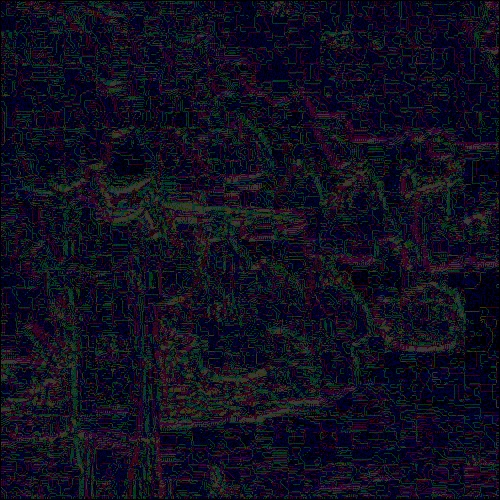
#> input picture LBP/LBP_Image/img.0.jpg, 500 x 500 px, found by its file name
$ python LBPTest.py
#> lines starting #> are read from the running program, lines starting #| are printed output that depends on the picture
#> further down, source is the input picture: shape (500, 500, 3); mean B, G, R 31.6, 15.6, 16.8
### LBP/LBP.py
import cv2
import numpy as np
import skimage.feature
import skimage.segmentation

from skimage import feature


# [45 lines left out: functions ULBP, CircularLBP, not called in this run]


def ulbp(source, P=8, R=1.0):
#> called with P = 8, R = 1
    gray = cv2.cvtColor(source, code=cv2.COLOR_BGR2GRAY)
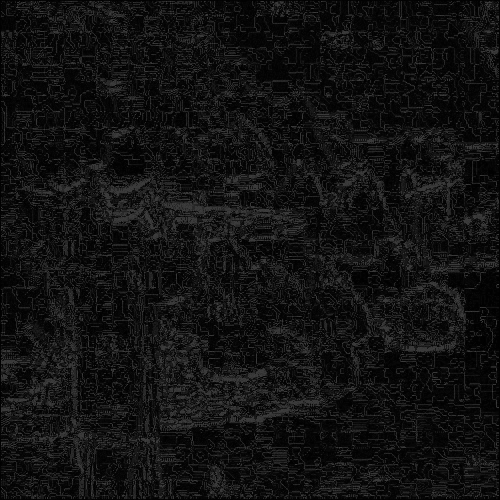
#> gray: shape (500, 500); min 0, max 66, mean 17.8
    CircularLBP = skimage.feature.local_binary_pattern(gray, P, R, 'default')
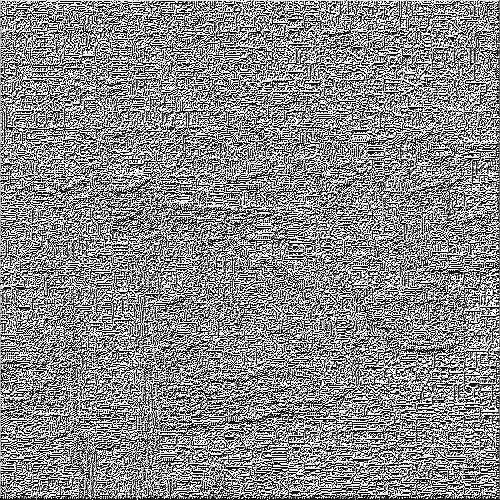
#> CircularLBP: shape (500, 500) float64; min 0, max 255, mean 137
    CircularLBP = CircularLBP.astype(np.uint8)

    height, width = source.shape[:2]
#> height = 500; width = 500

    for x in range(0, width - 1):
        for y in range(0, height - 1):
            if getHopCnt(CircularLBP[x, y]) > 2:
                CircularLBP[x, y] = P * (P - 1) + 2
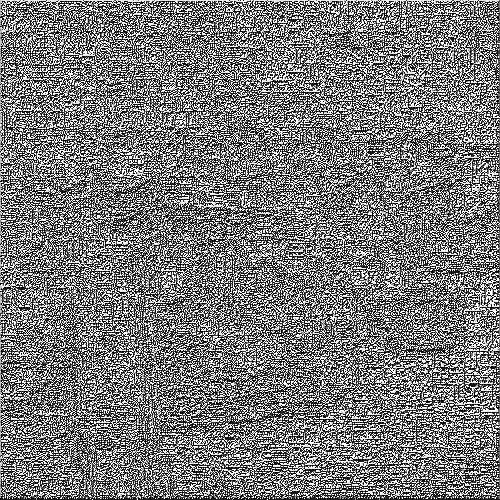
#> CircularLBP: shape (500, 500); min 0, max 255, mean 123.3

    CircularLBP = cv2.cvtColor(CircularLBP, code=cv2.COLOR_GRAY2BGR)
#> CircularLBP: shape (500, 500, 3)
    return CircularLBP


def getHopCnt(num, P=8):
    '''
    :param num:8位的整形数，0-255
    :return:
    '''
    if num > (2 ** P) - 1:
        num = (2 ** P) - 1
    elif num < 0:
        num = 0

    num_b = bin(num)
    num_b = str(num_b)[2:]

    # 补0
    if len(num_b) < P:
        temp = []
        for i in range(P - len(num_b)):
            temp.append('0')
        temp.extend(num_b)
        num_b = temp

    cnt = 0
    for i in range(P):
        if i == 0:
            former = num_b[-1]
        else:
            former = num_b[i - 1]
        if former == num_b[i]:
            pass
        else:
            cnt += 1

    return cnt

### LBP/LBPTest.py
import cv2
import numpy as np

import LBP


# show the image in windows.
def show_image(title, image, width=720):
    r = width / float(image.shape[1])
    dim = (width, int(image.shape[0] * r))
    resized = cv2.resize(image, dim, interpolation=cv2.INTER_AREA)

    cv2.imshow(title, resized)


def make_histogram(image, P=8):
#> called with P = 8
    height, width, shape = source.shape[:3]
    K = P * (P - 1) + 2
    H = np.zeros((K, shape), dtype=np.uint8)
    for k in range(K):
        print(k)
        for x in range(0, height - 1):
            for y in range(0, width - 1):
                for s in range(3):
                    H[k, s] += calculate_f(image[x][y][s], k)
    return H

def calculate_f(x, y):
    if x == y:
        return 1
    else:
        return 0


source = cv2.imread("E:\\Project\\pythonProject1\\ImaNet\\trainingset\\img.0.jpg")
recolor = cv2.imread("E:\\Project\\pythonProject1\\ImaNet\\recoloring\\img.0.jpg")
transform = LBP.ulbp(source)
transform2 = LBP.ulbp(recolor)

#> (the run stopped early here; a loop or call above may not have finished)
